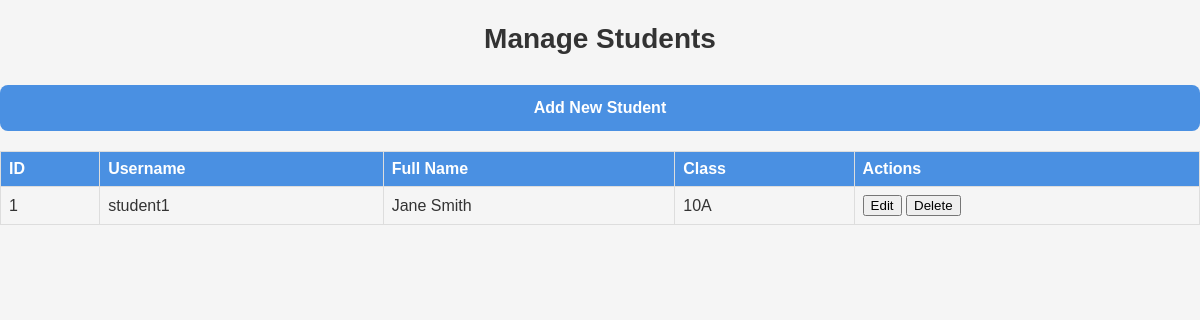
The app's page /modules/student/index.php with its own data.
### tables this page shows
CREATE TABLE IF NOT EXISTS Students (
    id INT PRIMARY KEY AUTO_INCREMENT,
    user_id INT UNIQUE NOT NULL,
    full_name VARCHAR(100) NOT NULL,
    class VARCHAR(50),
    created_at TIMESTAMP DEFAULT CURRENT_TIMESTAMP,
    FOREIGN KEY (user_id) REFERENCES Users(id) ON DELETE CASCADE
);

CREATE TABLE IF NOT EXISTS Users (
    id INT PRIMARY KEY AUTO_INCREMENT,
    username VARCHAR(50) UNIQUE NOT NULL,
    password VARCHAR(255) NOT NULL,
    role ENUM('Student', 'Teacher') NOT NULL,
    created_at TIMESTAMP DEFAULT CURRENT_TIMESTAMP
);

### modules/student/index.php (the view, shortened to what this page needs)
<?php
class StudentManager {
    private $conn;
    public function __construct($db) {
        $this->conn = $db;
    }
    public function getAllStudents() {
        $query = "SELECT s.*, u.username FROM Students s
                 JOIN Users u ON s.user_id = u.id";
        $stmt = $this->conn->prepare($query);
        $stmt->execute();
        return $stmt->fetchAll(PDO::FETCH_ASSOC);
    }
}
$database = new Database();
$db = $database->getConnection();
$studentManager = new StudentManager($db);
$students = $studentManager->getAllStudents();
?>
<!DOCTYPE html>
<html lang="en">
<head>
    <link rel="stylesheet" href="../../assets/css/style.css">
</head>
<body>
    <div class="container">
        <h2>Manage Students</h2>
        <button class="btn-primary" onclick="showAddForm()">Add New Student</button>
        <table class="data-table">
            <thead>
                <tr>
                    <th>ID</th>
                    <th>Username</th>
                    <th>Full Name</th>
                    <th>Class</th>
                    <th>Actions</th>
                </tr>
            </thead>
            <tbody>
                <?php foreach($students as $student): ?>
                <tr>
                    <td><?php echo $student['id']; ?></td>
                    <td><?php echo $student['username']; ?></td>
                    <td><?php echo $student['full_name']; ?></td>
                    <td><?php echo $student['class']; ?></td>
                    <td>
                        <button onclick="editStudent(<?php echo $student['id']; ?>)">Edit</button>
                        <button onclick="deleteStudent(<?php echo $student['id']; ?>)">Delete</button>
                    </td>
                </tr>
                <?php endforeach; ?>
            </tbody>
        </table>
    </div>
</body>
</html>

### assets/css/style.css (style rules this page uses)
:root { --primary-color: #4a90e2; --secondary-color: #f5f5f5; --text-color: #333; --error-color: #dc3545; --success-color: #28a745; }
body { font-family: "Arial", sans-serif; margin: 0; padding: 0; background-color: var(--secondary-color); color: var(--text-color); }
.btn-primary { background-color: var(--primary-color); color: white; padding: 14px 20px; border: none; border-radius: 8px; cursor: pointer; width: 100%; font-size: 16px; font-weight: 600; transition: all 0.3s ease; }
h2 { color: var(--text-color); text-align: center; margin-bottom: 30px; font-size: 28px; }
.data-table { width: 100%; border-collapse: collapse; margin-top: 20px; }
.data-table th, .data-table td { border: 1px solid #ddd; padding: 8px; text-align: left; }
.data-table th { background-color: var(--primary-color); color: white; }

### records on screen
students: id "1", user.username "student1", full_name "Jane Smith", class "10A"
